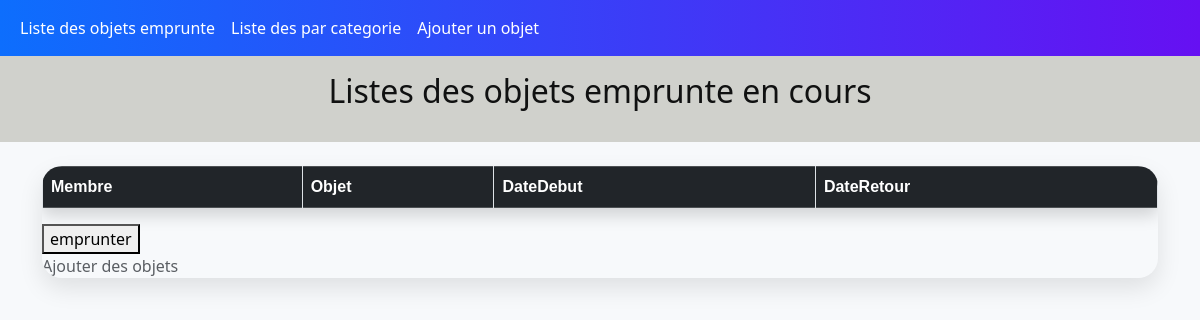
/pages/listobject.php, run on an earlier commit of the app's database.
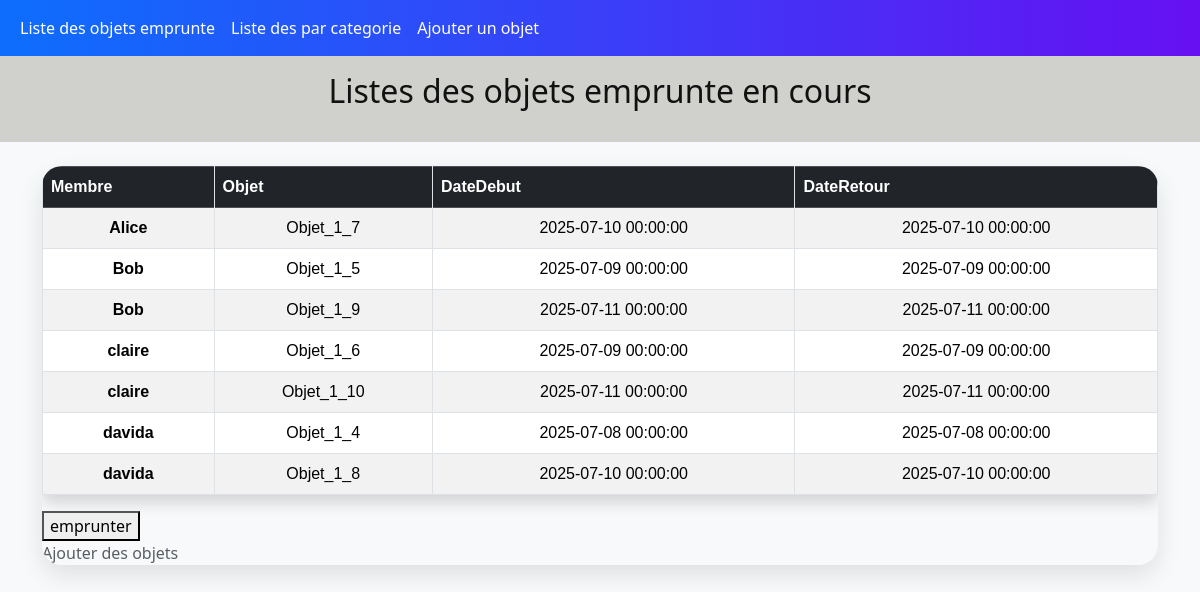
And on a later commit of the database.
### tables this page shows
create table exam_emprunt(
    id_emprunt int AUTO_INCREMENT primary key,
    idObject int ,
    idMembre int,
    date_emprunt datetime not null,
    date_retour datetime not null,
    foreign key (idObject) references exam_object(id_object),
    foreign key (idMembre) references exam_membre(id_membre)
);

create table exam_membre(
    id_membre int AUTO_INCREMENT primary key,
    nom varchar(200),
    date_naissance datetime not null,
    genre varchar(30) not null,
    email varchar(200) not null,
    ville varchar(100),
    mdp varchar(200) not null,
    image_profile varchar(200) not null
);

create table exam_object(
    id_object int AUTO_INCREMENT primary key,
    nom_object varchar(100),
    idCategorie int,
    idMembre int,
    foreign key (idCategorie) references exam_categorie_object(id_categorie),
    foreign key (idMembre) references exam_membre(id_membre)
);

### inc/function.php (called while the page is built, shortened)
<?php
function listObject($db){
    $sql=sprintf("SELECT
    exam_membre.nom,
    exam_object.nom_object,
    exam_emprunt.date_emprunt,
    exam_emprunt.date_retour
FROM exam_emprunt
JOIN exam_object
    ON exam_object.id_object = exam_emprunt.idObject
JOIN exam_membre
ON exam_membre.id_membre = exam_emprunt.idMembre
WHERE exam_emprunt.date_retour > NOW();");
return $statement=mysqli_query($db,$sql);
}
?>

### pages/listobject.php (the view, shortened to what this page needs)
<?php
include ("../inc/function.php") ;
$db = connectionDB();
$listeObjet = listObject($db);
?>
<!DOCTYPE html>
<html lang="en">
<head>
    <link rel="stylesheet" href="../assets/bootstrap/css/bootstrap.min.css">
    <link rel="stylesheet" href="../assets/css/styles.css">
</head>
<body>
    <?php
    include('navBar.php');
    ?>
<header>
        <div class= "shaky-text">
             <h1>Listes des objets emprunte en cours</h1>
         </div>
    </header>
    <div class="container my-4">
        <div class = "table-responsive">
    <table id="montableau" class="table table-bordered table-striped table-hover shadow rounded">
    <thead class = "table-dark text-center">
    <tr>
      <th>Membre</th>
      <th>Objet</th>
      <th>DateDebut</th>
      <th>DateRetour</th>
    </tr>
  </thead>
  <tbody class = "text-center align-middle">
   <?php
   while ($donne = mysqli_fetch_assoc($listeObjet))  {
    echo ' <tr>
      <th scope="row">'.$donne['nom'].'</th>
      <td>'.$donne['nom_object'].'</td>
     <td>'.$donne['date_emprunt'].'</td>
      <td>'.$donne['date_emprunt'].'</td>
    </tr>';
   }
   ?>
  </tbody>
</table>
 <form action="emprunter.php" method="post">
  <button type="button">emprunter</button>
  </form>
<a href="ajouter_objet.php">Ajouter des objets</a>
  </div>
  </div>
</body>
</html>

### pages/navBar.php
<nav class="navbar navbar-expand-lg bg-body-tertiary">
  <div class="container-fluid">
    <div class="collapse navbar-collapse" id="navbarSupportedContent">
      <ul class="navbar-nav me-auto mb-2 mb-lg-0">
        <li class="nav-item">
          <a class="nav-link" href="listobject.php">Liste des objets emprunte</a>
        </li>
        <li class="nav-item">
          <a class="nav-link" href="parCategorie.php">Liste des par categorie</a>
        </li>
        <li class="nav-item">
          <a class="nav-link" href="creerObject.php">Ajouter un objet</a>
        </li>
      </ul>
    </div>
  </div>
</nav>

### assets/css/styles.css (style rules this page uses)
table { width: 100%; border-collapse: collapse; margin-bottom: 1rem; color: #212529; font-family: Arial, sans-serif; }
th, td { padding: 0.75rem; vertical-align: top; border: 1px solid #dee2e6; }
header { position : sticky; top: 0; background-color: #d0d1cc; color: white; padding: 1rem; z-index: 1000; }
thead th { background-color: #eceaa0; font-weight: 600; text-align: left; }
tbody tr:nth-child(odd) { background-color: #f8f9fa; }
a { color: #5a5e63; text-decoration: none; }
h1 { font-size: 2rem; margin-bottom: 1rem; font-weight: 500; color: #101111; text-align: center; }
body { background-color: rgba(213, 223, 162, 0.467); }
.table-responsive { border: none; border-radius: 20px; box-shadow: 0 10px 25px rgba(0, 0, 0, 0.1); }
body { background-color: #f7f9fb; font-family: 'Segoe UI', sans-serif; }
.navbar { background: linear-gradient(90deg, #0d6efd, #6610f2); }
.navbar-brand, .nav-link, .navbar-toggler-icon { color: #fff !important; }

What changed in the data, as far as the page shows it:
added exam_emprunt: idMembre.nom "Alice", idObject.nom_object "Objet_1_7", date_emprunt "2025-07-10 00:00:00"
added exam_emprunt: idMembre.nom "Bob", idObject.nom_object "Objet_1_5", date_emprunt "2025-07-09 00:00:00"
added exam_emprunt: idMembre.nom "Bob", idObject.nom_object "Objet_1_9", date_emprunt "2025-07-11 00:00:00"
added exam_emprunt: idMembre.nom "claire", idObject.nom_object "Objet_1_6", date_emprunt "2025-07-09 00:00:00"
added exam_emprunt: idMembre.nom "claire", idObject.nom_object "Objet_1_10", date_emprunt "2025-07-11 00:00:00"
added exam_emprunt: idMembre.nom "davida", idObject.nom_object "Objet_1_4", date_emprunt "2025-07-08 00:00:00"
added exam_emprunt: idMembre.nom "davida", idObject.nom_object "Objet_1_8", date_emprunt "2025-07-10 00:00:00"
